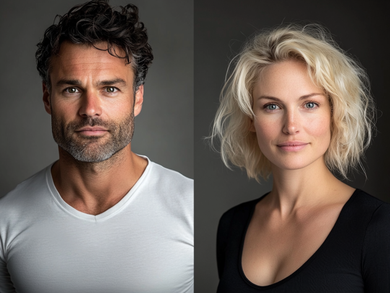
#> input picture labbs/obid/lab3/assets/ManWoman.png, 390 x 293 px, shrunk from 631 x 475 before the run
$ python section09.py
#> lines starting #> are read from the running program, lines starting #| are printed output that depends on the picture
"""Lab 3, Section 9: histograms and histogram equalization."""

from pathlib import Path

import cv2
import matplotlib.pyplot as plt
import numpy as np


def compute_histogram(image):
    hist = cv2.calcHist([image], [0], None, [256], [0, 256])
    return hist / hist.sum()


def cumulative_histogram(hist):
    return np.cumsum(hist)


lab_folder = Path(__file__).resolve().parent.parent
image_path = lab_folder / "assets" / "ManWoman.png"
image = cv2.imread(str(image_path))
#> image is the input picture: shape (293, 390, 3); mean B, G, R 85.5, 92.6, 104.3
if image is None:
    raise FileNotFoundError(f"Could not read {image_path}")
gray = cv2.cvtColor(image, cv2.COLOR_BGR2GRAY)
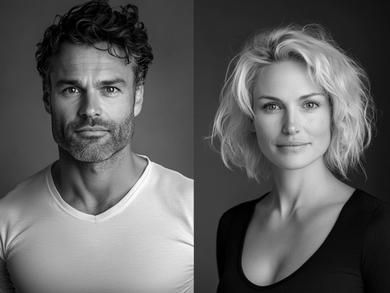
#> gray: shape (293, 390); min 0, max 251, mean 95.3

# Q9.1: calculate the relative frequency and cumulative fraction of pixels.
hist = compute_histogram(gray)
#> in compute_histogram, `hist = cv2.calcHist([image], [0], None, [256], [0, 256])`: hist = 256 values, max 2897 at index 64, min 0 at index 252, mean 446.4
#> hist = 256 values, max 0.0254 at index 64, min 0 at index 252, mean 0.00391
cdf = cumulative_histogram(hist)
#> cdf = 256 values from 0.00396 to 1
print(f"Image size: {gray.shape[1]} x {gray.shape[0]}, {gray.size} pixels")
#| Image size: 390 x 293, 114270 pixels
print(f"Histogram peak: {np.argmax(hist)}")
#| Histogram peak: 64
print(f"Mean intensity: {gray.mean():.2f}")
#| Mean intensity: 95.28
print(f"CDF at 127: {cdf[127]:.2%}")
#| CDF at 127: 67.58%
print(f"CDF at 191: {cdf[191]:.2%}")
#| CDF at 191: 89.59%

# Q9.2: reduce contrast, then map the intensities using the CDF.
contrast = 0.60
reduced = np.clip(
    np.rint(128 + contrast * (gray.astype(float) - 128)), 0, 255
).astype(np.uint8)
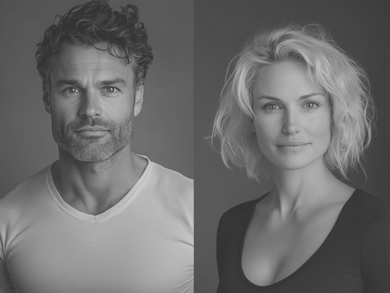
#> reduced: shape (293, 390); min 51, max 202, mean 108.4
hist_reduced = compute_histogram(reduced)
#> hist_reduced = 256 values, max 0.038 at index 90, min 0 at index 0, mean 0.00391
cdf_reduced = cumulative_histogram(hist_reduced)
#> cdf_reduced = 256 values from 0 to 1
lut = np.floor(255 * cdf_reduced)
#> lut = 256 values from 0 to 254
lut = np.clip(lut, 0, 255).astype(np.uint8)
equalized = lut[reduced]
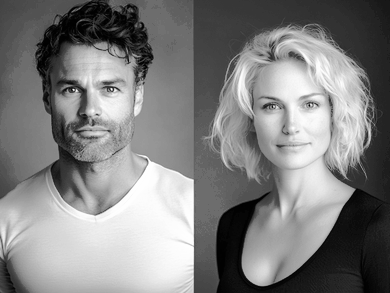
#> equalized: shape (293, 390); min 1, max 254, mean 128.3
opencv_equalized = cv2.equalizeHist(reduced)

# Subtract signed values so differences cannot wrap around at zero.
difference = np.abs(equalized.astype(np.int16) - opencv_equalized.astype(np.int16))
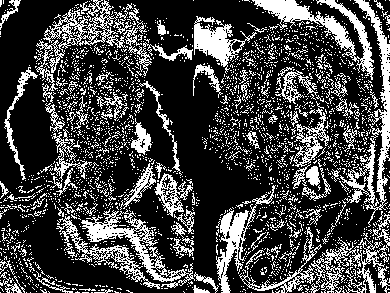
#> difference: shape (293, 390) int16; values 0 (black) and 1 (white), 27% white in thin lines or dots
print(f"Reduced-contrast range: {reduced.min()}–{reduced.max()}")
#| Reduced-contrast range: 51–202
print(f"CDF-equalized range: {equalized.min()}–{equalized.max()}")
#| CDF-equalized range: 1–254
print(f"Maximum absolute difference from OpenCV: {difference.max()}")
#| Maximum absolute difference from OpenCV: 1
print(f"Mean absolute difference from OpenCV: {difference.mean():.4f}")
#| Mean absolute difference from OpenCV: 0.2696

fig = plt.figure(figsize=(9, 4.5), layout="constrained")
grid = fig.add_gridspec(2, 4, height_ratios=(1.3, 1))
levels = np.arange(256)

ax = fig.add_subplot(grid[0, :2])
ax.bar(levels, hist.ravel(), width=1, color="#185c4b")
ax.set_title("Original normalized histogram")
ax.set_xlabel("Intensity")
ax.set_ylabel("Fraction of pixels")
ax.set_xlim(0, 255)

ax = fig.add_subplot(grid[0, 2:])
ax.plot(levels, cdf, color="#185c4b")
ax.set_title("Original cumulative histogram")
ax.set_xlabel("Intensity")
ax.set_ylabel("Cumulative fraction")
ax.set_xlim(0, 255)
ax.set_ylim(0, 1)

pictures = [gray, reduced, equalized, opencv_equalized]
titles = ["Original grayscale", "Reduced contrast", "CDF equalization", "OpenCV equalization"]
for column, (pixels, title) in enumerate(zip(pictures, titles)):
    ax = fig.add_subplot(grid[1, column])
    ax.imshow(pixels, cmap="gray", vmin=0, vmax=255)
    ax.set_title(title)
    ax.axis("off")
#> this loop made 4 passes
#> title on passes 1 to 4: 'Original grayscale', 'Reduced contrast', 'CDF equalization', 'OpenCV equalization'

figure_path = lab_folder / "figures" / "section09_histogram_equalization.png"
fig.savefig(figure_path, dpi=180)
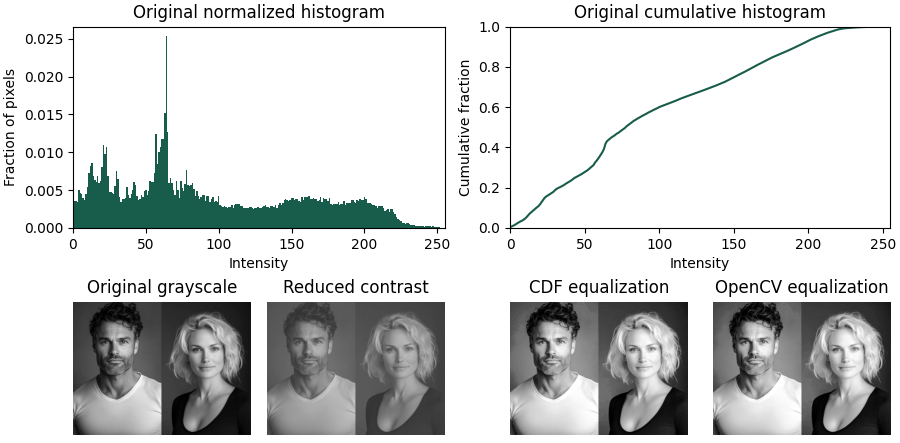
#> figure drawn by matplotlib, 6 panels; panel 1: tallest bar 0.0254 high, from x = 63.5 to 64.5; panel 2: curve peaks at x = 251, y = 1
print(f"Saved {figure_path.name}")
#> figure, not shown here; panel 1: tallest bar 0.0254 high, from x = 63.5 to 64.5; panel 2: curve peaks at x = 251, y = 1
